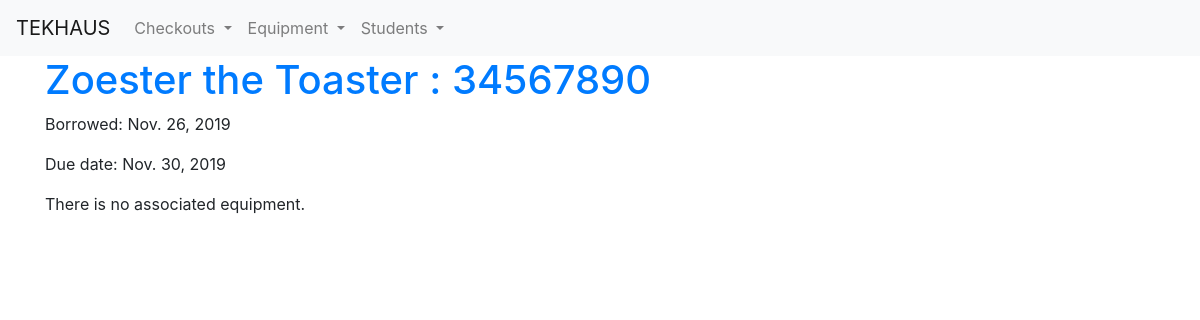
/checkout/126/complete/ (signed in), run on the app's committed database.
### checkouts/models.py (models this page shows)
class Checkout(models.Model):
    student = models.ForeignKey(Student, on_delete=models.CASCADE)
    cameras = models.ManyToManyField(
        'Equipment',
        limit_choices_to={'category': 'camera'},
        related_name='cameras',
        blank=True)
    lights = models.ManyToManyField(
        'Equipment',
        limit_choices_to={'category': 'light'},
        related_name='lights',
        blank=True)
    computers = models.ManyToManyField(
        'Equipment',
        limit_choices_to={'category': 'computer'},
        related_name='computers',
        blank=True)
    projectors = models.ManyToManyField(
        'Equipment',
        limit_choices_to={'category': 'projector'},
        related_name='projectors',
        blank=True)
    audio = models.ManyToManyField(
        'Equipment',
        limit_choices_to={'category': 'audio'},
        related_name='audio',
        blank=True)
    misc = models.ManyToManyField(
        'Equipment',
        limit_choices_to={'category': 'misc'},
        related_name='miscellaneous',
        blank=True)
    borrow_date = models.DateField(null=False, blank=False, default=datetime.today, verbose_name='Date Borrowed')
    due_date = models.DateField(null=False, blank=False, default=datetime.today, verbose_name='Due Date')
    completed = models.BooleanField(default=False)

class Student(models.Model):
    school_id = models.IntegerField(verbose_name='School ID')
    first_name = models.CharField(max_length=100)
    last_name = models.CharField(max_length=100)
    grad_year = models.IntegerField(verbose_name='Expected Graduation Year')
    current_equipment = models.ManyToManyField('Equipment', related_name='current_equipment', blank=True)
    past_equipment = models.ManyToManyField('Equipment', related_name='past_equipment', blank=True)
    def __str__(self):
        return "{} {} : {}".format(self.first_name, self.last_name, self.school_id)
    class Meta:
        verbose_name = 'Student'
        verbose_name_plural = 'Students'

### checkouts/views.py (the view)
# urls.py: path('checkout/<int:pk>/complete/', views.complete, name='complete'),
@login_required()
def complete(request, pk):
    checkout = get_object_or_404(Checkout, pk=pk)
    equipment = checkout.student.current_equipment.all()
    return render(request, 'checkouts/complete.html', context={'checkout': checkout, 'equipment': equipment})

### checkouts/templates/checkouts/complete.html
{% extends 'checkouts/base.html' %}
{% block content %}
    {% if checkout %}
        <h1>
          <a href="{% url 'student_detail' checkout.student.school_id %}">{{ checkout.student }}</a>
        </h1>
        <p>Borrowed: {{ checkout.borrow_date }}</p>
        <p>Due date: {{ checkout.due_date }}</p>
    {% else %}
        <p>This checkout doesn't exist.</p>
    {% endif %}
    {% if equipment %}
        {% for eq in equipment %}
            <p>{{ eq }}</p>
        {% endfor %}
    {% else %}
        <p>There is no associated equipment.</p>
    {% endif %}
{% endblock %}

### data on the page
Checkout: student "Zoester the Toaster : 34567890", borrow_date "Nov. 26, 2019", due_date "Nov. 30, 2019"
